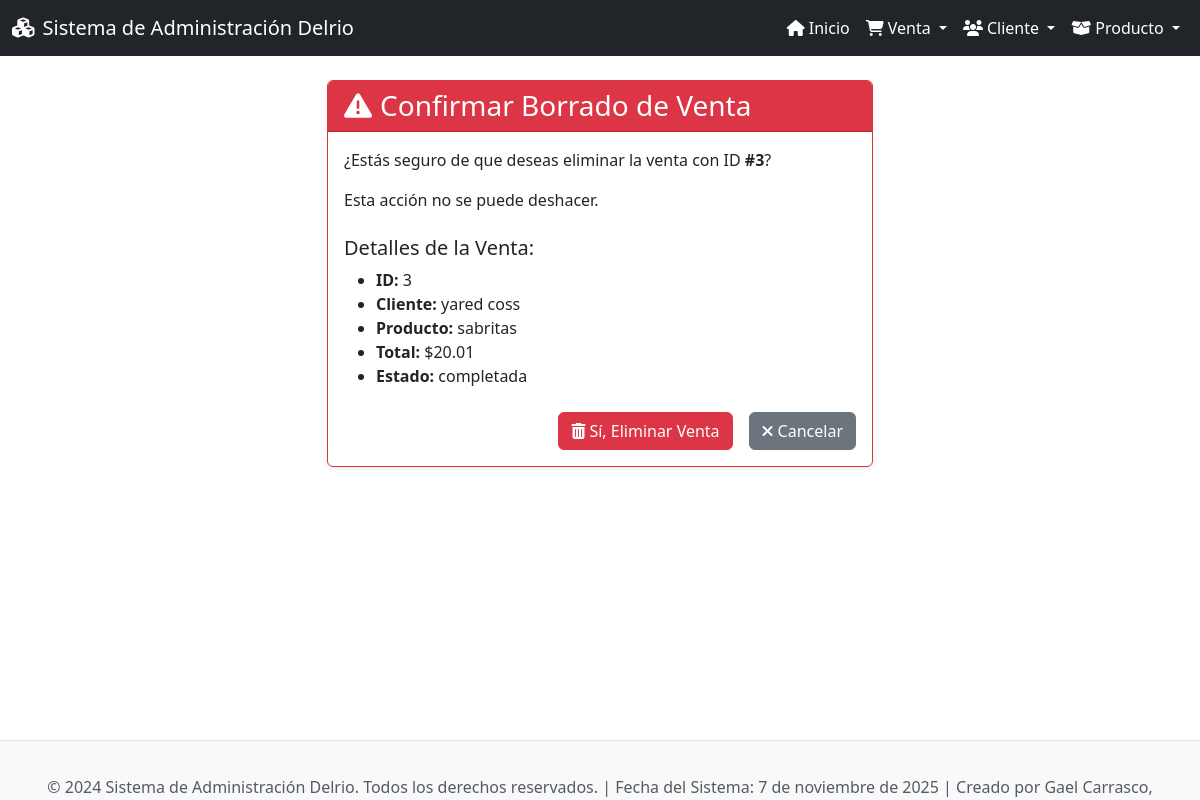
Screenshot of /ventas/borrar/3/ with the database file from the repository.
### app_Delrio/models.py (models this page shows, shortened)
class Venta(models.Model):
    fech_venta = models.DateTimeField(auto_now_add=True)
    total_venta = models.DecimalField(max_digits=10, decimal_places=2)
    estado = models.CharField(max_length=50)
    id_clie = models.ForeignKey(Cliente, on_delete=models.CASCADE, related_name="ventas")
    id_prod = models.ForeignKey(Producto, on_delete=models.CASCADE, related_name="ventas")
    id_empl = models.IntegerField()  # Si tuvieras tabla Empleado, usarías ForeignKey

class Cliente(models.Model):
    nom_clie = models.CharField(max_length=100)
    apellido_clie = models.CharField(max_length=100)
    C_E_clie = models.CharField(max_length=100)  # Correo electrónico
    tel_clie = models.CharField(max_length=20)
    direc_clie = models.TextField()
    fech_compra = models.DateField()

class Producto(models.Model):
    nom_prod = models.CharField(max_length=100)
    desc_prod = models.TextField(blank=True, null=True)
    precio_unidad = models.DecimalField(max_digits=10, decimal_places=2)
    stock = models.IntegerField()
    fech_creacion = models.DateTimeField(auto_now_add=True)
    id_prov = models.IntegerField()  # Si existiera tabla 'proveedor', sería ForeignKey

### app_Delrio/views.py (the view)
# urls.py: path('ventas/borrar/<int:pk>/', views.borrar_venta, name='borrar_venta'),
def borrar_venta(request, pk):
    venta = get_object_or_404(Venta, pk=pk)
    if request.method == 'POST':
        venta.delete()
        return redirect('ver_ventas')
    return render(request, 'Ventas/borrar_venta.html', {'venta': venta})

### app_Delrio/templates/ventas/borrar_venta.html (shortened to what this page needs)
{% extends 'base.html' %}
{% block content %}
<div class="row justify-content-center">
    <div class="col-md-6">
        <div class="card shadow-sm border-danger">
            <div class="card-header bg-danger text-white">
                <h3 class="mb-0"><i class="fas fa-exclamation-triangle me-2"></i>Confirmar Borrado de Venta</h3>
            </div>
            <div class="card-body">
                <p class="card-text">¿Estás seguro de que deseas eliminar la venta con ID <strong>#{{ venta.id }}</strong>?</p>
                <p class="card-text">Esta acción no se puede deshacer.</p>
                <h5 class="mt-4">Detalles de la Venta:</h5>
                <ul>
                    <li><strong>ID:</strong> {{ venta.id }}</li>
                    <li><strong>Cliente:</strong> {{ venta.id_clie.nom_clie }} {{ venta.id_clie.apellido_clie }}</li>
                    <li><strong>Producto:</strong> {{ venta.id_prod.nom_prod }}</li>
                    <li><strong>Total:</strong> ${{ venta.total_venta }}</li>
                    <li><strong>Estado:</strong> {{ venta.estado }}</li>
                </ul>
                <div class="d-grid gap-2 d-md-flex justify-content-md-end mt-4">
                    <form action="{% url 'borrar_venta' venta.id %}" method="post" style="display:inline;">
                        <button type="submit" class="btn btn-danger me-md-2"><i class="fas fa-trash-alt me-1"></i>Sí, Eliminar Venta</button>
                    </form>
                    <a href="{% url 'ver_ventas' %}" class="btn btn-secondary"><i class="fas fa-times me-1"></i>Cancelar</a>
                </div>
            </div>
        </div>
    </div>
</div>
{% endblock %}

### app_Delrio/templates/base.html (style rules this page uses)
body { display: flex; flex-direction: column; min-height: 100vh; }

### rows the page displays
Venta: id "3", id_clie.nom_clie "yared", id_clie.apellido_clie "coss", id_prod.nom_prod "sabritas", total_venta "20.01", estado "completada"
